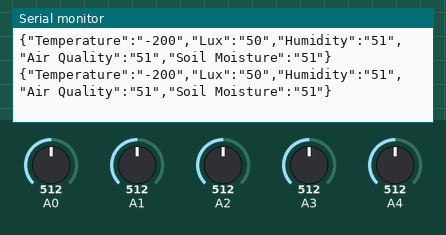
This sketch was run on a simulated Arduino Uno, built with avr-gcc and run on an emulated ATmega328P. On the bench: the last lines printed to the serial monitor. The test bench sets the inputs (shaded band); at power-on: A0 = 512, A1 = 512, A2 = 512, A3 = 512, A4 = 512.

Above: at 5.8 s.
5.9 s: A0 set to 716
At 11.1 s:
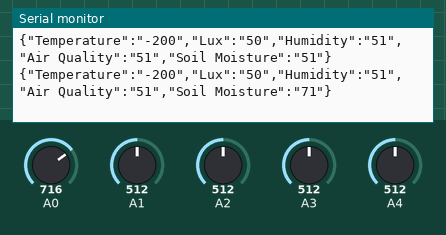
11.9 s: A1 set to 716
At 15.9 s:
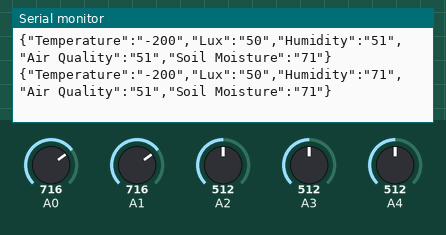
17.9 s: A2 set to 716
At 20.7 s:
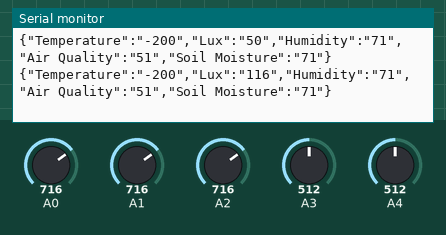
23.9 s: A3 set to 716
At 25.6 s:
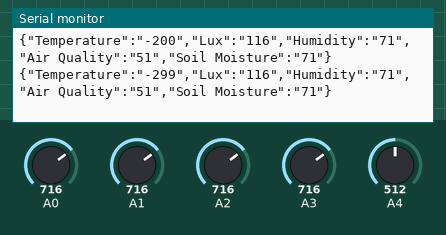
29.9 s: A4 set to 716
At 30.5 s:
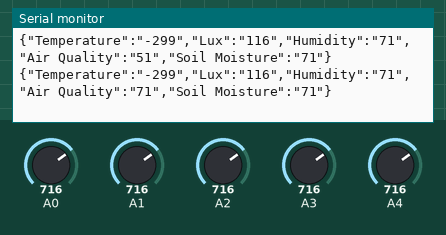
35.9 s: A0 set to 992
At 41.5 s:
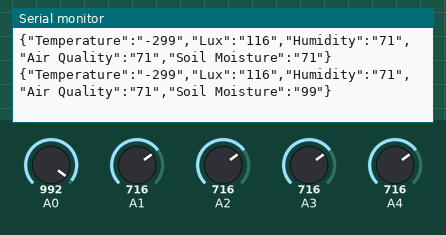
Timing chart, 0 to 42.9 s (numbered marks = the images above; inputs shaded):
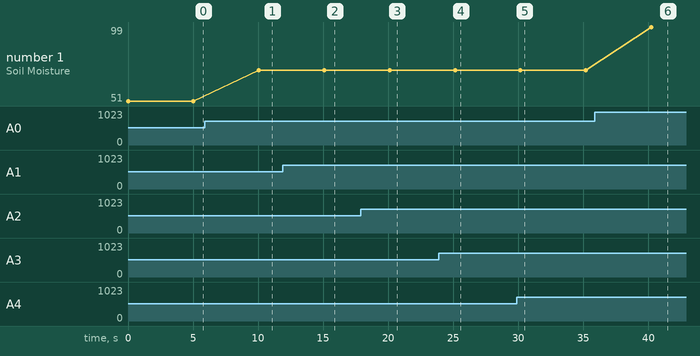

Measured:
- after the input at 5.9 s, the serial monitor: prints a new line after 4.2 s (image 1)
- after the input at 11.9 s, the serial monitor: prints a new line after 3.2 s (image 2)
- after the input at 17.9 s, the serial monitor: prints a new line after 2.2 s (image 3)
- after the input at 23.9 s, the serial monitor: prints a new line after 1.2 s (image 4)
- after the input at 29.9 s, the serial monitor: prints a new line after 0.27 s (image 5)
- after the input at 35.9 s, the serial monitor: prints a new line after 4.3 s (image 6)
- plotted number 1: 51 → 71 after the input at 5.9 s, 71 → 99 after the input at 35.9 s

The sketch:

garduino.ino
```cpp
void setup() {
  // put your setup code here, to run once:
  Serial.begin(9600);
}

void loop() {
  // put your main code here, to run repeatedly:
  int tempValue = analogRead(A3);
  int ldrValue = analogRead(A2);
  int soilMoistureValue = analogRead(A0);
  int airQualityValue = analogRead(A4);
  int humidityValue = analogRead(A1);
  float tempVoltage = tempValue * (5000.0 / 1024.0);
  float negTemp = (tempVoltage - 500) / 10;
  int temperature = negTemp * -1;

  float ldrVoltage = ldrValue * 0.0048828125;
  int lux = 500/(10*((5-ldrVoltage)/ldrVoltage));

  String jsonString = "{\"Temperature\":\"";
    jsonString += temperature;
    jsonString +="\",\"Lux\":\"";
    jsonString += lux;
    jsonString +="\",\"Humidity\":\"";
    jsonString += (humidityValue / 10);
    jsonString +="\",\"Air Quality\":\"";
    jsonString += (airQualityValue / 10);
    jsonString +="\",\"Soil Moisture\":\"";
    jsonString += (soilMoistureValue / 10);
    jsonString +="\"}";

    Serial.println(jsonString);
    delay(5000);
}
```
